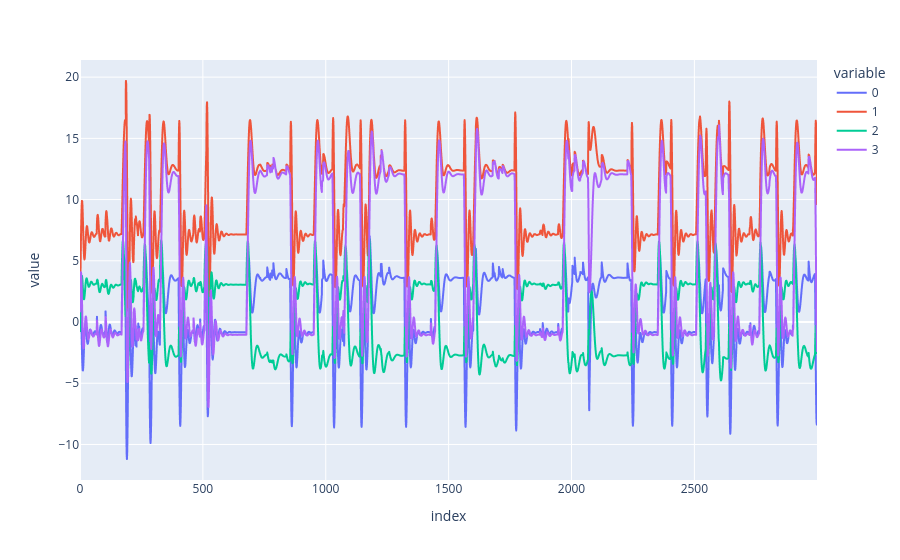

Notebook code cell kept with this figure:
### Code cell
px.line(X_pred2.T)

### Figure 1 — Plotly figure (JSON) as saved in the notebook; plotly's stock layout.template omitted (floating-point values rounded to 4 significant figures; data arrays with more than 128 entries replaced by an {"elided": "..."} marker saying what was removed)
{"data": [{"hovertemplate": "variable=0<br>index=%{x}<br>value=%{y}<extra></extra>", "legendgroup": "0", "line": {"color": "#636efa", "dash": "solid"}, "marker": {"symbol": "circle"}, "mode": "lines", "name": "0", "showlegend": true, "type": "scattergl", "x": {"elided": "3000 int values"}, "xaxis": "x", "y": {"elided": "3000 float values"}, "yaxis": "y"}, {"hovertemplate": "variable=1<br>index=%{x}<br>value=%{y}<extra></extra>", "legendgroup": "1", "line": {"color": "#EF553B", "dash": "solid"}, "marker": {"symbol": "circle"}, "mode": "lines", "name": "1", "showlegend": true, "type": "scattergl", "x": {"elided": "3000 int values"}, "xaxis": "x", "y": {"elided": "3000 float values"}, "yaxis": "y"}, {"hovertemplate": "variable=2<br>index=%{x}<br>value=%{y}<extra></extra>", "legendgroup": "2", "line": {"color": "#00cc96", "dash": "solid"}, "marker": {"symbol": "circle"}, "mode": "lines", "name": "2", "showlegend": true, "type": "scattergl", "x": {"elided": "3000 int values"}, "xaxis": "x", "y": {"elided": "3000 float values"}, "yaxis": "y"}, {"hovertemplate": "variable=3<br>index=%{x}<br>value=%{y}<extra></extra>", "legendgroup": "3", "line": {"color": "#ab63fa", "dash": "solid"}, "marker": {"symbol": "circle"}, "mode": "lines", "name": "3", "showlegend": true, "type": "scattergl", "x": {"elided": "3000 int values"}, "xaxis": "x", "y": {"elided": "3000 float values"}, "yaxis": "y"}], "layout": {"legend": {"title": {"text": "variable"}, "tracegroupgap": 0}, "margin": {"t": 60}, "xaxis": {"anchor": "y", "domain": [0, 1], "title": {"text": "index"}}, "yaxis": {"anchor": "x", "domain": [0, 1], "title": {"text": "value"}}}}
